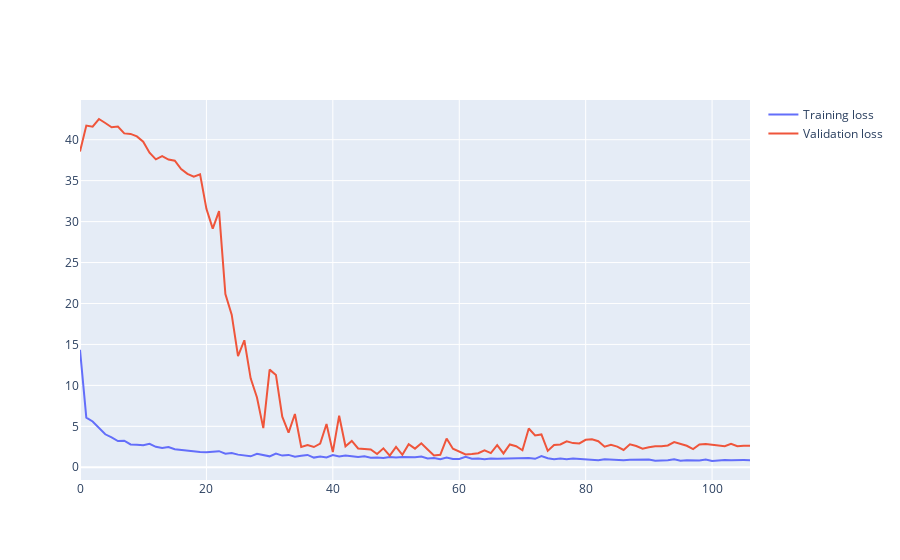

Here is the notebook cell this chart was saved with:
### Code cell
np.random.seed(42)
tf.random.set_seed(42)

model.compile(loss='mse', optimizer=Adam(1e-3), metrics=['mae'])

callbacks = [
    ReduceLROnPlateau(
        monitor="loss",
        factor=0.1,
        patience=10,
        min_lr=1e-5
    ),
    EarlyStopping(
        monitor="val_loss",
        min_delta=0,
        patience=50,
        restore_best_weights=True
    )
]

history = model.fit(train_X, train_y, 
                    validation_data=(val_X, val_y), 
                    batch_size=32,
                    epochs=500,
                    callbacks=callbacks)


traces = [
    go.Scatter(
        x=np.arange(len(history.history['loss'])),
        y=history.history['loss'],
        name='Training loss'
    ),
    go.Scatter(
        x=np.arange(len(history.history['loss'])),
        y=history.history['val_loss'],
        name='Validation loss'
    )
]

iplot(go.Figure(traces))
